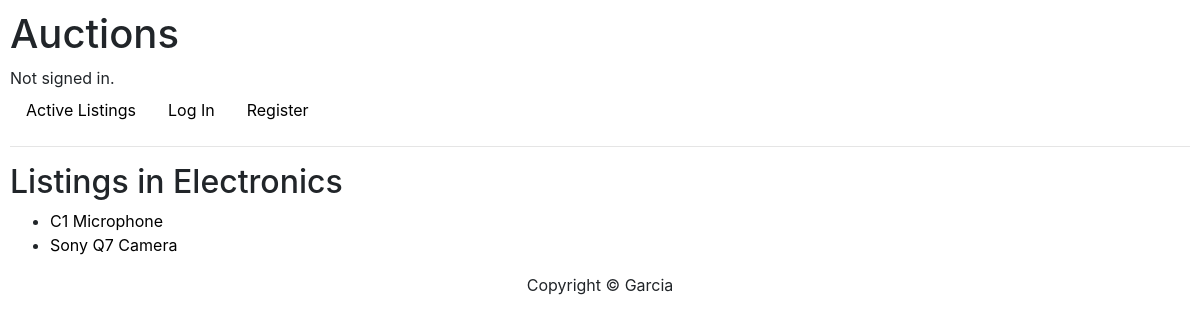
Page /category_listings/2 on the committed database.
### auctions/models.py (models this page shows, shortened)
class Category(models.Model):
    name = models.CharField(max_length=64)

class Listings(models.Model):
    title = models.CharField(max_length=64)
    description = models.TextField(max_length=500)
    starting_bid = models.DecimalField(max_digits=10, decimal_places=2)
    date = models.DateTimeField()
    user = models.ForeignKey(User,on_delete=models.CASCADE)
    image_urls = models.URLField(max_length=500, blank=True, default="")
    category = models.ManyToManyField(Category)
    images = models.ImageField(upload_to='listings/images/', blank=True, null=True)
    closed = models.BooleanField(default=False)

### auctions/views.py (the view)
# urls.py: path('category_listings/<int:category_id>', views.category_listings, name='category_listings'),
def category_listings(request, category_id):
    listings = Listings.objects.filter(category=category_id, closed=False)
    category = Category.objects.get(pk=category_id)
    return render(request, 'auctions/category_listings.html', {'listings': listings, 'category': category})

### auctions/templates/auctions/category_listings.html
{% extends "auctions/layout.html" %}
{% block body %}
  <h2>Listings in {{ category.name }}</h2>
  <ul>
    {% if listings %}
        {% for listing in listings %}
        <li>
            <a href="{% url 'listing_page' listing.id %}">{{ listing.title }}</a>
        </li>
        {% endfor %}
    {% else %}
        <p>There are no listings for this category</p>
    {% endif %}
  </ul>
{% endblock %}

### auctions/static/auctions/styles.css (style rules this page uses)
body { padding: 10px; }
a, a:hover { text-decoration: none; color: #000; }

### rows in the picture
Category: name "Electronics"
Listings: title "C1 Microphone"
Listings: title "Sony Q7 Camera"
